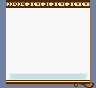

A 2D game scene composited from a Tiled map and its tileset images. What follows is a short description and the map's XML, with every tile layer's data as written:
An orthogonal 12x11 tile map with 8x8 px tiles, 1 tile layer (Tile Layer 1).

<map version="1.5" tiledversion="1.7.2" orientation="orthogonal" renderorder="right-down" width="12" height="11" tilewidth="8" tileheight="8" infinite="0" nextlayerid="2" nextobjectid="1">
 <tileset firstgid="1" name="MenuTiles" tilewidth="8" tileheight="8" tilecount="128" columns="32">
  <image source="MenuTiles.png" width="256" height="32" />
 </tileset>
 <layer id="1" name="Tile Layer 1" width="12" height="11">
  <data encoding="csv">
35,37,37,36,38,36,36,38,36,38,38,40,
12,15,15,15,15,15,15,15,15,15,15,16,
12,15,15,15,15,15,15,15,15,15,15,16,
12,15,15,15,15,15,15,15,15,15,15,16,
12,15,15,15,15,15,15,15,15,15,15,16,
12,15,15,15,15,15,15,15,15,15,15,16,
12,15,15,15,15,15,15,15,15,15,15,16,
12,15,15,15,15,15,15,15,15,15,15,16,
12,15,15,15,15,15,15,15,15,15,15,16,
12,100,101,101,101,101,101,101,101,101,102,16,
27,28,28,28,28,28,28,28,28,30,31,32
</data>
 </layer>
</map>
